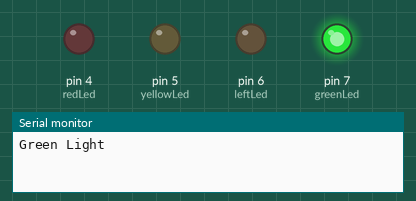
Bench run of a sketch on a simulated Arduino Uno, built with avr-gcc and run on an emulated ATmega328P. On the bench: output pins drawn as LEDs (lit = HIGH), the last lines printed to the serial monitor.

Above: at 1.0 s.
At 2.5 s:
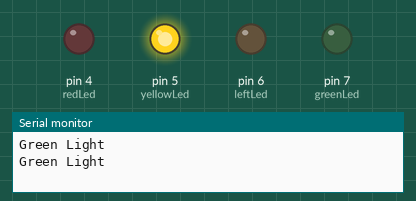
At 3.5 s:
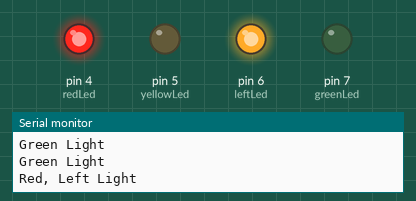
At 4.5 s:
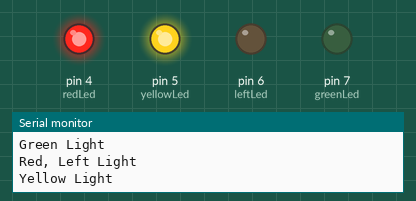
At 6.0 s:
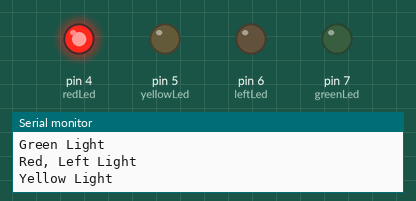
Timing chart, 0 to 9.1 s (numbered marks = the images above):
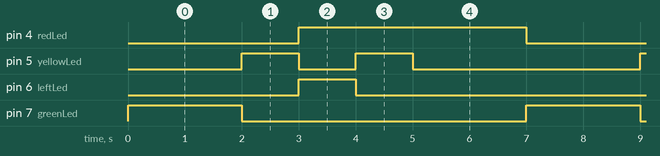

Measured:
- by itself, pin 4 (redLed): alternates HIGH for 4.0 s and LOW for 3.0 s
- by itself, pin 5 (yellowLed): repeats every 7.0 s: LOW 1.0 s, HIGH 1.0 s, LOW 4.0 s, HIGH 1.0 s
- by itself, pin 6 (leftLed): alternates HIGH for 1.0 s and LOW for 6.0 s
- by itself, pin 7 (greenLed): alternates HIGH for 2.0 s and LOW for 5.0 s

The sketch:

Left_Signal_Traffic_Light.ino
```cpp
int redLed = 4;
int yellowLed = 5;
int leftLed = 6;
int greenLed = 7;

void setup() {
  pinMode(redLed, OUTPUT);
  pinMode(yellowLed, OUTPUT);
  pinMode(leftLed, OUTPUT);
  pinMode(greenLed, OUTPUT);
  Serial.begin(9600);
}

void loop() {
  digitalWrite(greenLed, HIGH);
  Serial.println("Green Light");
  delay(1000 * 2);
  digitalWrite(greenLed, LOW);

  digitalWrite(yellowLed, HIGH);
  Serial.println("Green Light");
  delay(1000 * 1);
  digitalWrite(yellowLed, LOW);

  digitalWrite(redLed, HIGH);
  digitalWrite(leftLed, HIGH);
  Serial.println("Red, Left Light");
  delay(1000 * 1);
  digitalWrite(leftLed, LOW);

  digitalWrite(yellowLed, HIGH);
  Serial.println("Yellow Light");
  delay(1000 * 1);
  digitalWrite(yellowLed, LOW);

  delay(1000 * 2);
  digitalWrite(redLed, LOW);
}
```
